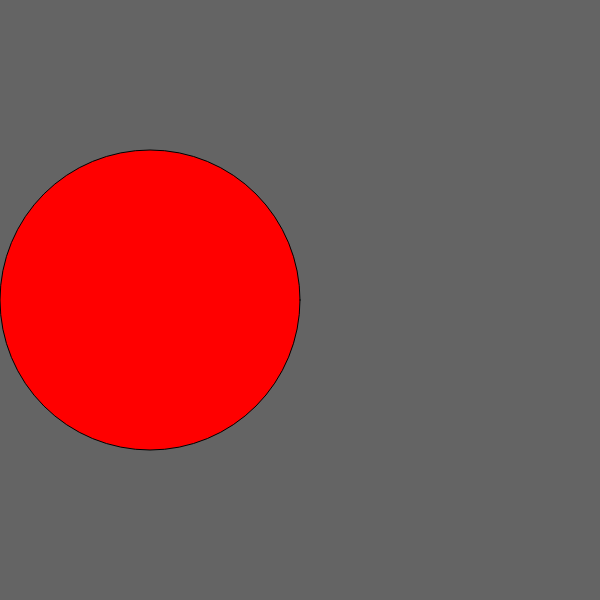
Frame 1 (no input)
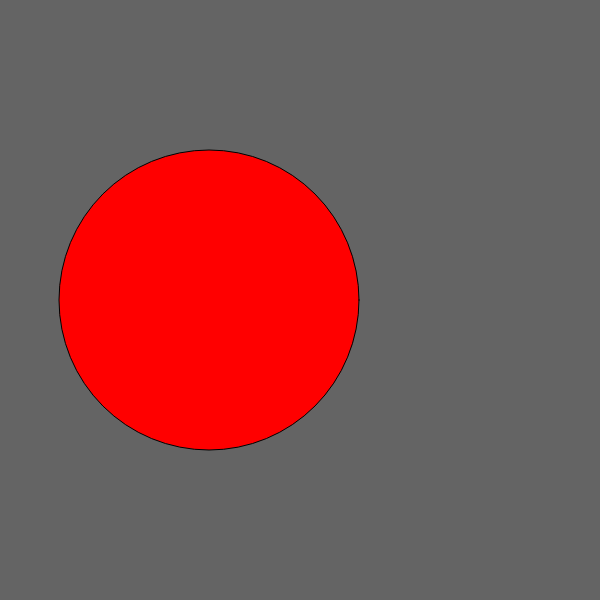
Frame 60 (no input)
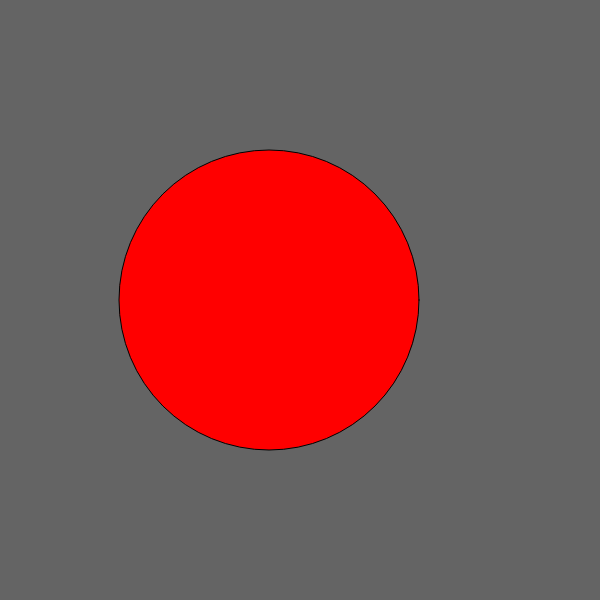
Frame 120 (the mouse pressed at the canvas centre since frame 60)

The p5.js sketch that drew these frames (run headless with seeded random() and noise() and a simulated clock; from frame 60 on, the mouse is pressed at the canvas centre):

// p5.js sketch
// ── sketch.js
function setup(){
    createCanvas(600,600);
}

let x = 150;
let y = 300;
let xDirect = 1;
let yDirect = 1;

function draw(){
    background(100);

    fill("red");
    ellipse(x,y,300);
    x = x + xDirect
    if(x < 150){
        xDirect = 1
    }
    else if( x > 450){
        xDirect = -1
    }

}
